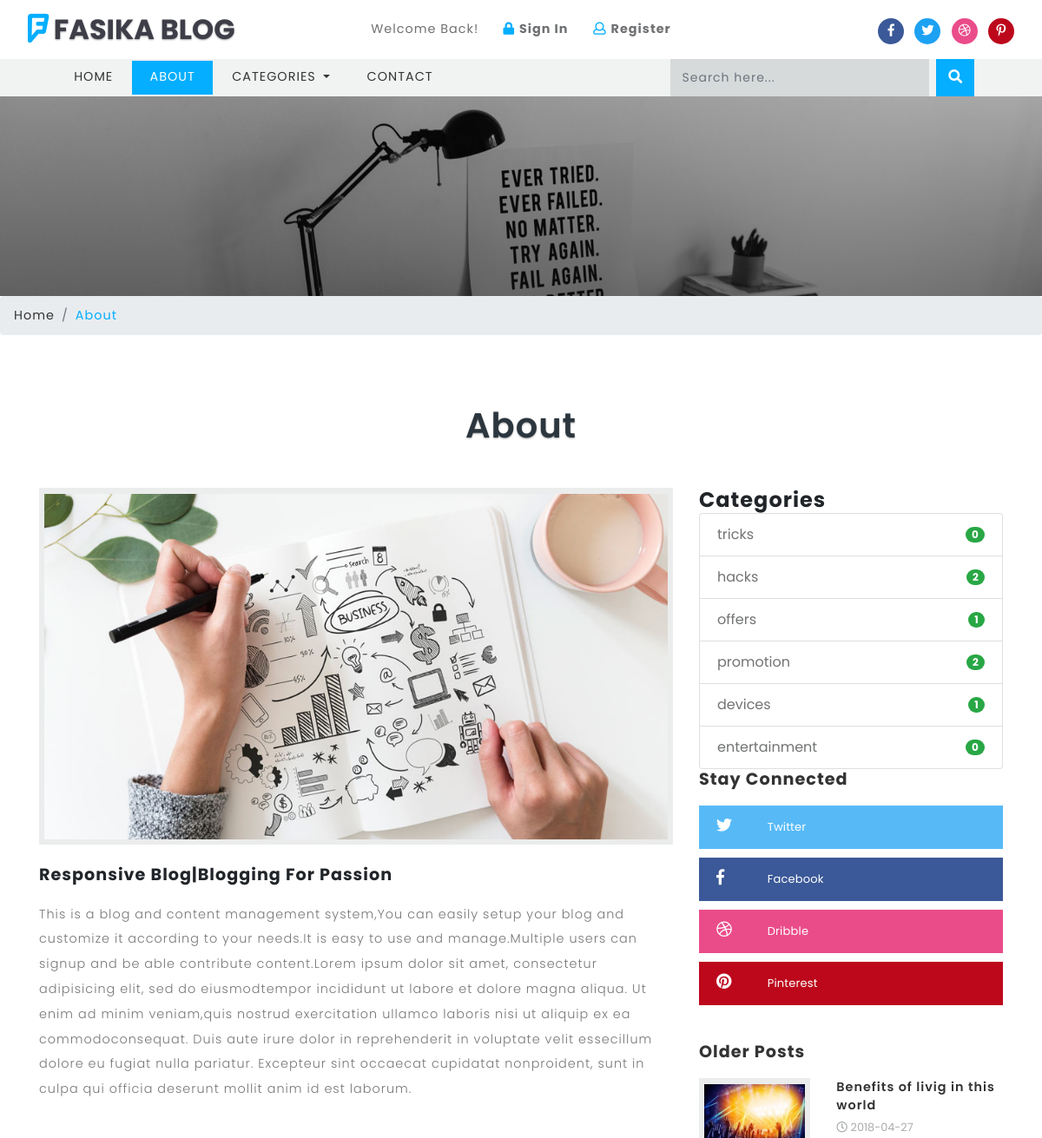
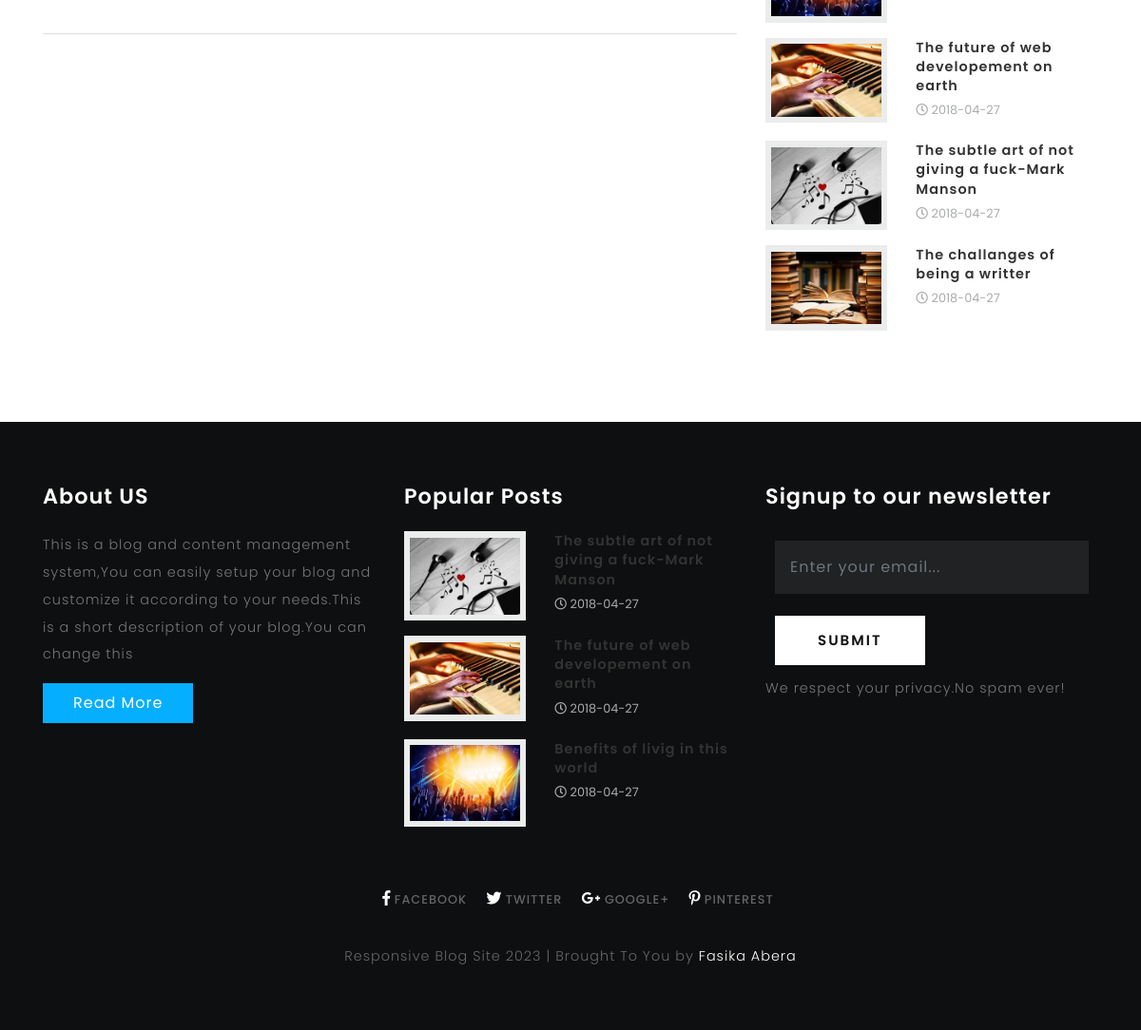
The page /about.php on the database as committed earlier (2 pictures, top to bottom).
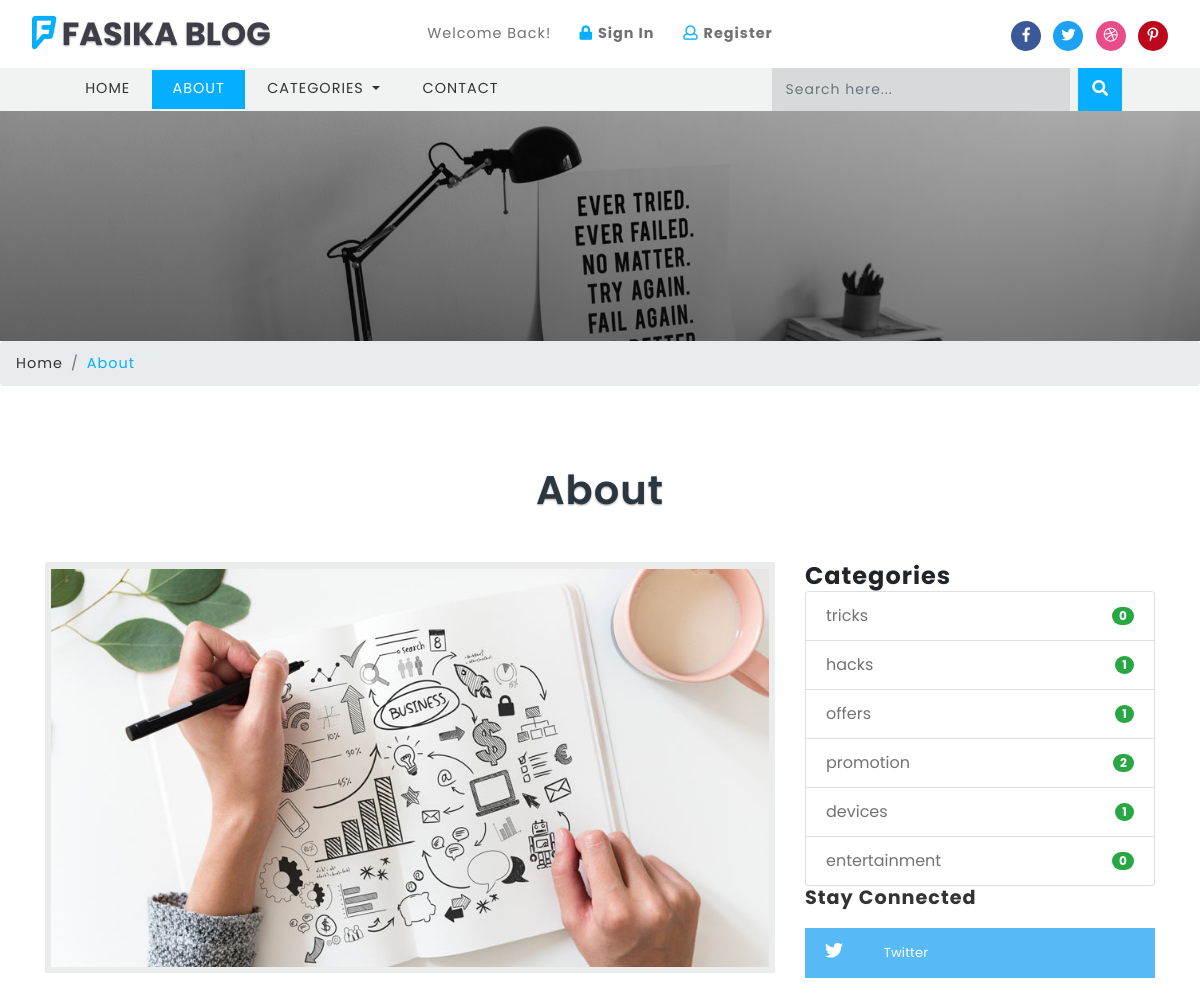
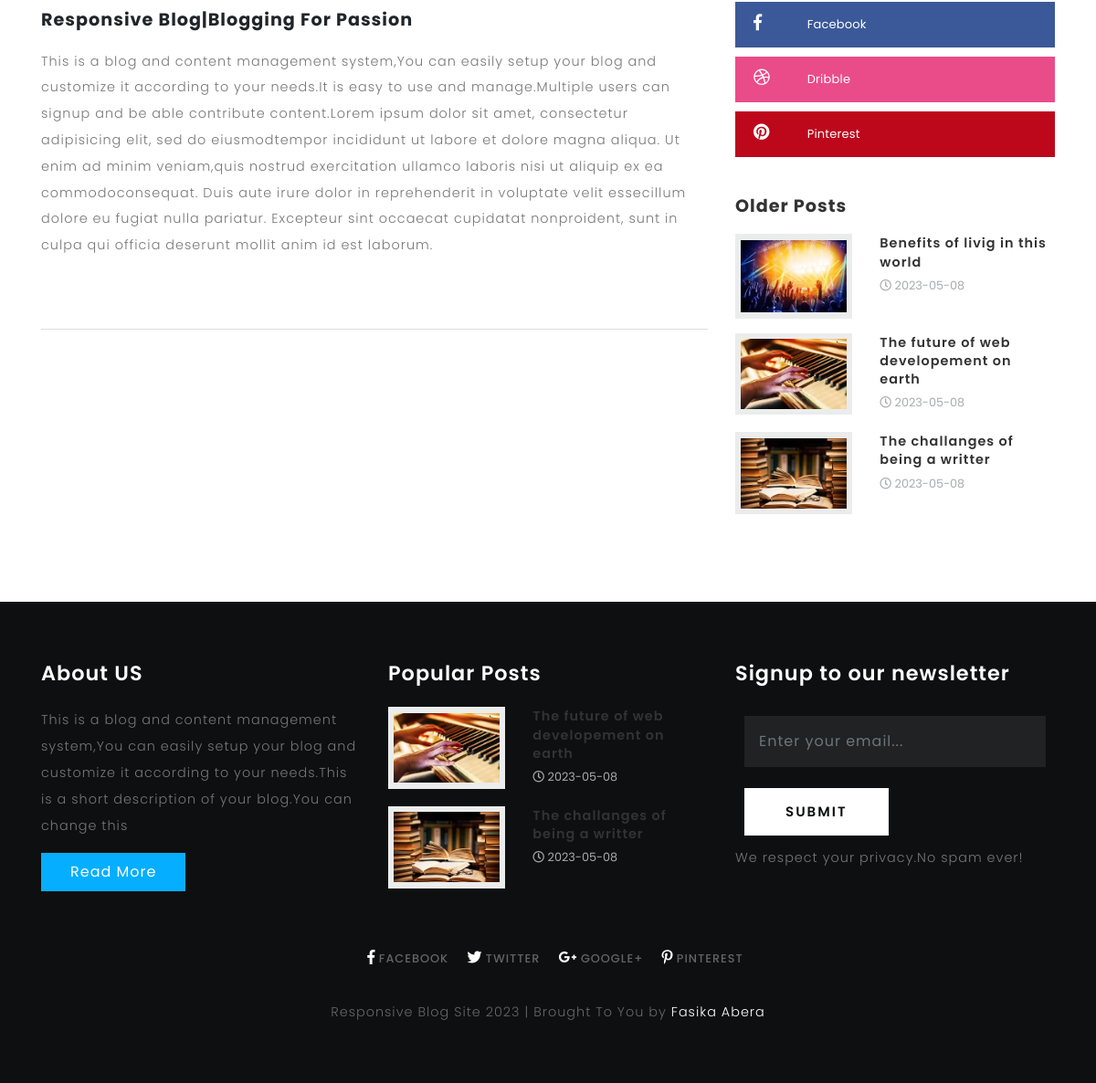
The same page on the database as committed later (2 pictures, top to bottom).
### tables this page shows
CREATE TABLE IF NOT EXISTS `titles` (
  `id` int(10) UNSIGNED NOT NULL AUTO_INCREMENT,
  `website_name` varchar(40) DEFAULT NULL,
  `tagline` varchar(40) DEFAULT NULL,
  `icon` varchar(40) DEFAULT NULL,
  `keywords` varchar(220) DEFAULT NULL,
  `short_description` varchar(200) DEFAULT NULL,
  `bannertext1` varchar(150) DEFAULT NULL,
  `bannertext2` varchar(150) DEFAULT NULL,
  `bannertext3` varchar(150) DEFAULT NULL,
  `bannertext4` varchar(150) DEFAULT NULL,
  `detailed_description` text,
  `address` varchar(40) DEFAULT NULL,
  `email` varchar(80) DEFAULT NULL,
  `phone` varchar(40) DEFAULT NULL,
  `googlemap` varchar(255) DEFAULT NULL,
  PRIMARY KEY (`id`)
);

CREATE TABLE IF NOT EXISTS `blog_categories` (
  `id` int(10) UNSIGNED NOT NULL AUTO_INCREMENT,
  `name` varchar(40) NOT NULL,
  PRIMARY KEY (`id`)
);

CREATE TABLE IF NOT EXISTS `blogs` (
  `id` int(10) UNSIGNED NOT NULL AUTO_INCREMENT,
  `title` varchar(190) NOT NULL,
  `tags` varchar(40) NOT NULL,
  `content` text NOT NULL,
  `photo` varchar(50) NOT NULL,
  `posted` varchar(40) NOT NULL,
  `date` date DEFAULT NULL,
  `author` varchar(40) DEFAULT NULL,
  `category` varchar(40) NOT NULL,
  PRIMARY KEY (`id`),
  KEY `category` (`category`)
);

### libs/fetch_data.php (the view, shortened to what this page needs)
<?php
function gettagline($table){
	require("database/db_connect.php");
	$sql="SELECT * FROM $table ";
	if ($result=mysqli_query($con,$sql))
	{
		foreach ($result as $titles => $tagline) {
			echo ''.$tagline['tagline'].'';
		}
	}
}
function getshortdescription($table){
	require("database/db_connect.php");
	$sql="SELECT * FROM $table ";
	if ($result=mysqli_query($con,$sql))
	{
		foreach ($result as $titles => $sdc) {
			echo ''.$sdc['short_description'].'';
		}
	}
}
function getdetaileddescription($table){
	require("database/db_connect.php");
	$sql="SELECT * FROM $table ";
	if ($result=mysqli_query($con,$sql))
	{
		foreach ($result as $titles => $sdc) {
			echo ''.$sdc['detailed_description'].'';
		}
	}
}
function countcategories(){
	require("database/db_connect.php");
	$sql="SELECT * FROM blog_categories LIMIT 10";
	if ($result=mysqli_query($con,$sql))
	{
		foreach ($result as $categoriescount => $categorydata) {
			$categoryid=$categorydata['id'];
			$sql="SELECT * FROM blogs WHERE category='$categoryid'";
			if ($result=mysqli_query($con,$sql)) {
				$rowcountcategory=mysqli_num_rows($result);
			}
			echo '<li class="list-group-item d-flex justify-content-between align-items-center">
			'.$categorydata['name'].'
			<span class="badge badge-success badge-pill">'.$rowcountcategory.'</span>
			</li>';
		}
	}
}
function getwebname($table){
	require("database/db_connect.php");
	$sql="SELECT * FROM $table ";
	if ($result=mysqli_query($con,$sql))
	{
		foreach ($result as $titles => $blogname) {
			echo ''.$blogname['website_name'].'';
		}
	}
}
function getlinks($table,$platform){
	require("database/db_connect.php");
	$sql="SELECT * FROM $table ";
	if ($result=mysqli_query($con,$sql))
	{
		$rowcount=mysqli_num_rows($result);
		if ($rowcount==0) {
			echo '#';
		}
		foreach ($result as $link => $site) {
			if ($platform=="facebook") {
				echo ''.$site['facebook'].'';
			}
			elseif ($platform=="twitter") {
				echo ''.$site['twitter'].'';
			}
			elseif ($platform=="googleplus") {
				echo ''.$site['googleplus'].'';
			}
			elseif ($platform=="pinterest") {
				echo ''.$site['pinterest'].'';
			}
			elseif ($platform=="dribble") {
				echo ''.$site['dribble'].'';
			}
		}
	}
}
function getcategoriesmenu($table)
{
	require("database/db_connect.php");
	$sql="SELECT * FROM $table ";
	if ($result=mysqli_query($con,$sql))
	{
		$rowcount=mysqli_num_rows($result);
		if ($rowcount==0) {
			echo 'No Categories';
		}
		foreach ($result as $blog_categories => $category) {
			echo '<a class="dropdown-item" href="category.php?id='.$category['id'].'">'.$category['name'].'</a>
			<div class="dropdown-divider"></div>';
		}
	}
}
function getolderposts($table){
	require("database/db_connect.php");
	$sql="SELECT * FROM $table WHERE posted='publish' ORDER BY id ASC LIMIT 8";
	if ($result=mysqli_query($con,$sql))
	{
		foreach ($result as $olderposts => $op) {
			echo '<div class="blog-grids row mb-3">
			<div class="col-md-5 blog-grid-left">
			<a href="single.php?id='.$op['id'].'">
			<img src="blogadmin/images/'.$op['photo'].'" class="img-fluid" alt="fantastic cms">
			</a>
			</div>
			<div class="col-md-7 blog-grid-right">
			<h5>
			<a href="single.php?id='.$op['id'].'">'.$op['title'].'</a>
			</h5>
			<div class="sub-meta">
			<span>
			<i class="far fa-clock"></i> '.$op['date'].'</span>
			</div>
			</div>
			</div>';
		}
	}
}
function getpopularposts($table){
	require("database/db_connect.php");
	$sql="SELECT * FROM $table ORDER BY count DESC LIMIT 3";
	if ($result=mysqli_query($con,$sql))
	{
		foreach ($result as $pagehits => $hits) {
			$storepage=$hits['page'];
			$sql="SELECT * FROM blogs WHERE title='$storepage'";
			if ($result=mysqli_query($con,$sql)) {
				foreach ($result as $allblogs => $specificblog) {
					echo '<div class="blog-grids row mb-3">
							<div class="col-md-5 blog-grid-left">
								<a href="single.php?id='.$specificblog['id'].'">
									<img src="blogadmin/images/'.$specificblog['photo'].'" class="img-fluid" alt="fantastic cms">
								</a>
							</div>
							<div class="col-md-7 blog-grid-right">
								<h5>
									<a href="single.php?id='.$specificblog['id'].'">'.$specificblog['title'].' </a>
								</h5>
								<div class="sub-meta">
									<span>
										<i class="far fa-clock"></i> '.$specificblog['date'].'</span>
								</div>
							</div>
						</div>';
				}
			}
		}
	}
}
?>

Rows that differ between the two databases and show on the page:
removed blogs: photo (picture), title "The subtle art of not giving a fuck-Mark Manson", date "2018-04-27"
computed for blog_categories "hacks": rowcountcategory "2" → "1"
changed blogs "Benefits of livig in this world": date "2018-04-27" → "2023-05-08"
changed blogs "The future of web developement on earth": date "2018-04-27" → "2023-05-08"
changed blogs "The challanges of being a writter": date "2018-04-27" → "2023-05-08"
